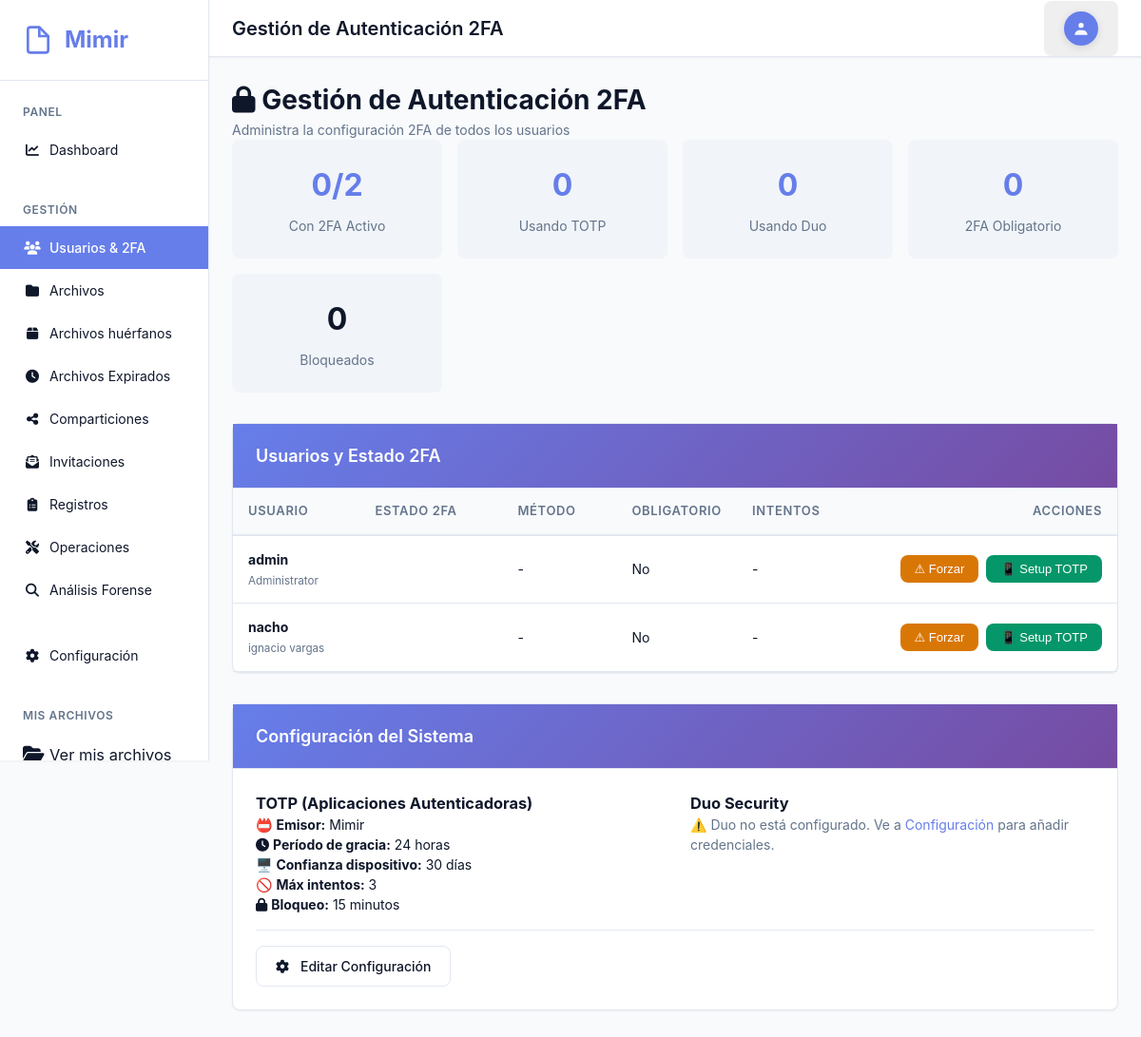
The app's page /admin/2fa_management.php (signed in) with its own data.
### tables this page shows
CREATE TABLE `users` (
  `id` int(11) NOT NULL AUTO_INCREMENT,
  `username` varchar(50) NOT NULL,
  `email` varchar(100) NOT NULL,
  `password` varchar(255) DEFAULT NULL,
  `full_name` varchar(100) DEFAULT NULL,
  `role` enum('admin','user') NOT NULL DEFAULT 'user',
  `is_active` tinyint(1) NOT NULL DEFAULT 1,
  `is_ldap` tinyint(1) NOT NULL DEFAULT 0,
  `storage_quota` bigint(20) DEFAULT NULL COMMENT 'Storage quota in bytes, NULL = unlimited',
  `storage_used` bigint(20) NOT NULL DEFAULT 0,
  `require_2fa` tinyint(1) NOT NULL DEFAULT 0 COMMENT 'Admin can force 2FA for this user',
  `force_password_change` tinyint(1) NOT NULL DEFAULT 0 COMMENT 'Require user to change password on next login',
  `trusted_devices` text DEFAULT NULL COMMENT 'JSON array of trusted device hashes',
  `last_login` datetime DEFAULT NULL,
  `locked_until` datetime DEFAULT NULL,
  `created_at` timestamp NOT NULL DEFAULT current_timestamp(),
  `updated_at` timestamp NOT NULL DEFAULT current_timestamp() ON UPDATE current_timestamp(),
  PRIMARY KEY (`id`),
  UNIQUE KEY `username` (`username`),
  KEY `idx_role` (`role`),
  KEY `idx_is_active` (`is_active`),
  KEY `idx_require_2fa` (`require_2fa`),
  KEY `idx_force_password_change` (`force_password_change`)
);

### includes/database.php (called while the page is built, shortened)
<?php
class Database {
    private static $instance = null;
    private $conn;
    private function __construct() {
        try {
            $dsn = "mysql:host=" . DB_HOST . ";dbname=" . DB_NAME . ";charset=" . DB_CHARSET;
            $options = [
                PDO::ATTR_ERRMODE => PDO::ERRMODE_EXCEPTION,
                PDO::ATTR_DEFAULT_FETCH_MODE => PDO::FETCH_ASSOC,
                PDO::ATTR_EMULATE_PREPARES => false,
            ];
            $this->conn = new PDO($dsn, DB_USER, DB_PASS, $options);
        } catch (PDOException $e) {
            error_log("Database connection failed: " . $e->getMessage());
            throw new Exception("Database connection failed");
        }
    }
    public static function getInstance() {
        if (self::$instance === null) {
            self::$instance = new self();
        }
        return self::$instance;
    }
    public function getConnection() {
        return $this->conn;
    }
}

### classes/TwoFactor.php (called while the page is built, shortened)
<?php
class TwoFactor {
    private $db;
    public function __construct() {
        $this->db = Database::getInstance()->getConnection();
    }
    public function getConfig() {
        $stmt = $this->db->query("SELECT config_key, config_value FROM config WHERE config_key LIKE '2fa_%'");
        $config = [
            'totp_issuer' => 'Mimir',
            'grace_period_hours' => 24,
            'device_trust_days' => 30,
            'max_attempts' => 5,
            'lockout_minutes' => 15
        ];
        while ($row = $stmt->fetch(PDO::FETCH_ASSOC)) {
            $key = str_replace('2fa_', '', $row['config_key']);
            $config[$key] = $row['config_value'];
        }
        return $config;
    }
}

### classes/DuoAuth.php (called while the page is built, shortened)
<?php
class DuoAuth {
    private $db;
    private $config;
    public function __construct() {
        $this->db = Database::getInstance()->getConnection();
        $this->config = $this->loadConfig();
    }
    private function loadConfig() {
        $stmt = $this->db->query("
            SELECT config_key, config_value
            FROM config
            WHERE config_key IN ('duo_client_id', 'duo_client_secret', 'duo_api_hostname', 'duo_redirect_uri',
                                  'duo_integration_key', 'duo_secret_key')
        ");
        $config = [];
        while ($row = $stmt->fetch(PDO::FETCH_ASSOC)) {
            $key = str_replace('duo_', '', $row['config_key']);
            $config[$key] = $row['config_value'];
        }
        if (!isset($config['redirect_uri']) || empty($config['redirect_uri'])) {
            $config['redirect_uri'] = BASE_URL . '/login_2fa_duo_callback.php';
        }
        return $config;
    }
    public function isConfigured() {
        return !empty($this->config['client_id'])
            && !empty($this->config['client_secret'])
            && !empty($this->config['api_hostname']);
    }
    public function getConfig() {
        return [
            'client_id' => $this->config['client_id'] ?? '',
            'client_secret' => !empty($this->config['client_secret']) ? '***' : '',
            'api_hostname' => $this->config['api_hostname'] ?? '',
            'redirect_uri' => $this->config['redirect_uri'] ?? '',
            'is_configured' => $this->isConfigured()
        ];
    }
}

### public/admin/2fa_management.php (the view, shortened to what this page needs)
<?php
require_once __DIR__ . '/../../includes/config.php';
require_once __DIR__ . '/../../includes/database.php';
require_once __DIR__ . '/../../includes/layout.php';
require_once __DIR__ . '/../../classes/TwoFactor.php';
require_once __DIR__ . '/../../classes/DuoAuth.php';
$twoFactor = new TwoFactor();
$duoAuth = new DuoAuth();
$db = Database::getInstance()->getConnection();
$stmt = $db->query("
    SELECT
        u.id,
        u.username,
        u.email,
        u.full_name,
        u.require_2fa,
        u.is_active,
        uf.method,
        uf.is_enabled as has_2fa,
        uf.created_at as 2fa_since,
        (SELECT COUNT(*) FROM 2fa_attempts WHERE user_id = u.id) as total_attempts,
        (SELECT COUNT(*) FROM 2fa_attempts WHERE user_id = u.id AND success = 1) as successful_attempts,
        (SELECT COUNT(*) FROM 2fa_attempts WHERE user_id = u.id AND success = 0 AND attempted_at > DATE_SUB(NOW(), INTERVAL 15 MINUTE)) as recent_failures
    FROM users u
    LEFT JOIN user_2fa uf ON u.id = uf.user_id AND uf.is_enabled = 1
    ORDER BY u.username
");
$users = $stmt->fetchAll(PDO::FETCH_ASSOC);
$stats = [
    'total_users' => count($users),
    'with_2fa' => 0,
    'totp' => 0,
    'duo' => 0,
    'required' => 0,
    'locked' => 0
];
?>
<div class="content">
    <div class="page-header">
        <div>
            <h1><i class="fas fa-lock"></i> Gestión de Autenticación 2FA</h1>
            <p style="color: var(--text-muted);">Administra la configuración 2FA de todos los usuarios</p>
        </div>
    </div>
    <div class="stats-grid">
        <div class="stat-card">
            <div class="stat-value"><?php echo $stats['with_2fa']; ?>/<?php echo $stats['total_users']; ?></div>
            <div class="stat-label">Con 2FA Activo</div>
        </div>
        <div class="stat-card">
            <div class="stat-value"><?php echo $stats['totp']; ?></div>
            <div class="stat-label">Usando TOTP</div>
        </div>
        <div class="stat-card">
            <div class="stat-value"><?php echo $stats['duo']; ?></div>
            <div class="stat-label">Usando Duo</div>
        </div>
        <div class="stat-card">
            <div class="stat-value"><?php echo $stats['required']; ?></div>
            <div class="stat-label">2FA Obligatorio</div>
        </div>
        <div class="stat-card">
            <div class="stat-value" style="color: var(--danger);"><?php echo $stats['locked']; ?></div>
            <div class="stat-label">Bloqueados</div>
        </div>
    </div>
    <div class="card">
        <div class="card-header">
            <h2 class="card-title">Usuarios y Estado 2FA</h2>
        </div>
        <div class="card-body" style="padding: 0;">
            <table class="table">
                <thead>
                    <tr>
                        <th>Usuario</th>
                        <th style="width: 150px;">Estado 2FA</th>
                        <th style="width: 120px;">Método</th>
                        <th style="width: 120px;">Obligatorio</th>
                        <th style="width: 150px;">Intentos</th>
                        <th style="width: 250px; text-align: right;">Acciones</th>
                    </tr>
                </thead>
                <tbody>
                    <?php foreach ($users as $user): ?>
                        <tr>
                            <td>
                                <strong><?php echo htmlspecialchars($user['username']); ?></strong>
                                <?php if ($user['full_name']): ?>
                                    <br><small style="color: var(--text-muted);"><?php echo htmlspecialchars($user['full_name']); ?></small>
                                <?php endif; ?>
                            </td>
                            <td>
                                <?php if ($user['has_2fa']): ?>
                                    <span class="user-status status-enabled"><i class="fas fa-check"></i> Activo</span>
                                    <?php if ($user['2fa_since']): ?>
                                        <br><small style="color: var(--text-muted);">
                                            Desde <?php echo date('d/m/Y', strtotime($user['2fa_since'])); ?>
                                        </small>
                                    <?php endif; ?>
                                <?php else: ?>
                                    <span class="user-status status-disabled">✗ Inactivo</span>
                                <?php endif; ?>
                            </td>
                            <td>
                                <?php if ($user['method'] === 'totp'): ?>
                                    📱 TOTP
                                <?php elseif ($user['method'] === 'duo'): ?>
                                    <i class="fas fa-shield-alt"></i> Duo
                                <?php else: ?>
                                    -
                                <?php endif; ?>
                            </td>
                            <td>
                                <?php if ($user['require_2fa']): ?>
                                    <span class="user-status status-required">⚠ Sí</span>
                                <?php else: ?>
                                    No
                                <?php endif; ?>
                            </td>
                            <td>
                                <?php if ($user['total_attempts'] > 0): ?>
                                    <i class="fas fa-check"></i> <?php echo $user['successful_attempts']; ?> /
                                    ✗ <?php echo $user['total_attempts'] - $user['successful_attempts']; ?>
                                    <?php if ($user['recent_failures'] >= 5): ?>
                                        <br><span class="user-status status-locked"><i class="fas fa-lock"></i> Bloqueado</span>
                                    <?php endif; ?>
                                <?php else: ?>
                                    -
                                <?php endif; ?>
                            </td>
                            <td style="text-align: right;">
                                <div style="display: flex; gap: 0.5rem; justify-content: flex-end; flex-wrap: wrap;">
                                    <?php if (!$user['require_2fa']): ?>
                                        <form method="POST" style="display: inline;">
                                            <button type="submit" class="btn btn-sm btn-warning" title="Forzar 2FA">
                                                ⚠ Forzar
                                            </button>
                                        </form>
                                    <?php endif; ?>
                                    <?php if (!$user['has_2fa']): ?>
                                        <form method="POST" style="display: inline;">
                                            <button type="submit" class="btn btn-sm btn-success" title="Configurar TOTP">
                                                📱 Setup TOTP
                                            </button>
                                        </form>
                                    <?php endif; ?>
                                </div>
                            </td>
                        </tr>
                    <?php endforeach; ?>
                </tbody>
            </table>
        </div>
    </div>
    <div class="card" style="margin-top: 2rem;">
        <div class="card-header">
            <h2 class="card-title">Configuración del Sistema</h2>
        </div>
        <div class="card-body">
            <?php
            $config2fa = $twoFactor->getConfig();
            $duoConfig = $duoAuth->getConfig();
            ?>
            <div style="display: grid; grid-template-columns: 1fr 1fr; gap: 2rem;">
                <div>
                    <h3>TOTP (Aplicaciones Autenticadoras)</h3>
                    <ul style="list-style: none; padding: 0;">
                        <li>📛 <strong>Emisor:</strong> <?php echo htmlspecialchars($config2fa['totp_issuer']); ?></li>
                        <li><i class="fas fa-clock"></i> <strong>Período de gracia:</strong> <?php echo $config2fa['grace_period_hours']; ?> horas</li>
                        <li>🖥️ <strong>Confianza dispositivo:</strong> <?php echo $config2fa['device_trust_days']; ?> días</li>
                        <li>🚫 <strong>Máx intentos:</strong> <?php echo $config2fa['max_attempts']; ?></li>
                        <li><i class="fas fa-lock"></i> <strong>Bloqueo:</strong> <?php echo $config2fa['lockout_minutes']; ?> minutos</li>
                    </ul>
                </div>
                <div>
                    <h3>Duo Security</h3>
                    <?php if ($duoConfig['is_configured']): ?>
                        <ul style="list-style: none; padding: 0;">
                            <li>✅ <strong>Estado:</strong> Configurado</li>
                            <li>🌐 <strong>API Host:</strong> <?php echo htmlspecialchars($duoConfig['api_hostname']); ?></li>
                            <li><i class="fas fa-link"></i> <strong>Redirect URI:</strong> <small><?php echo htmlspecialchars($duoConfig['redirect_uri']); ?></small></li>
                            <li>
                                <?php if ($duoConfig['is_healthy']): ?>
                                    ✅ <strong>Health Check:</strong> <span style="color: var(--success);">OK</span>
                                <?php else: ?>
                                    ❌ <strong>Health Check:</strong> <span style="color: var(--danger);">Failed</span>
                                <?php endif; ?>
                            </li>
                        </ul>
                    <?php else: ?>
                        <p style="color: var(--text-muted);">
                            ⚠️ Duo no está configurado. Ve a <a href="<?php echo BASE_URL; ?>/admin/config.php">Configuración</a> para añadir credenciales.
                        </p>
                    <?php endif; ?>
                </div>
            </div>
            <div style="margin-top: 1rem; padding-top: 1rem; border-top: 1px solid var(--border-color);">
                <a href="<?php echo BASE_URL; ?>/admin/config.php" class="btn btn-outline"><i class="fas fa-cog"></i> Editar Configuración</a>
            </div>
        </div>
    </div>
</div>

### records on screen
users: username "admin", full_name "Administrator", require_2fa "No"
users: username "nacho", full_name "ignacio vargas", require_2fa "No"

### other values on screen
$siteName "Mimir"
$title "Gestión de Autenticación 2FA"
$stats['with_2fa'] "0"
$stats['total_users'] "2"
$stats['totp'] "0"
$stats['duo'] "0"
$stats['required'] "0"
$stats['locked'] "0"
$config2fa['totp_issuer'] "Mimir"
$config2fa['grace_period_hours'] "24"
$config2fa['device_trust_days'] "30"
$config2fa['max_attempts'] "3"
$config2fa['lockout_minutes'] "15"
